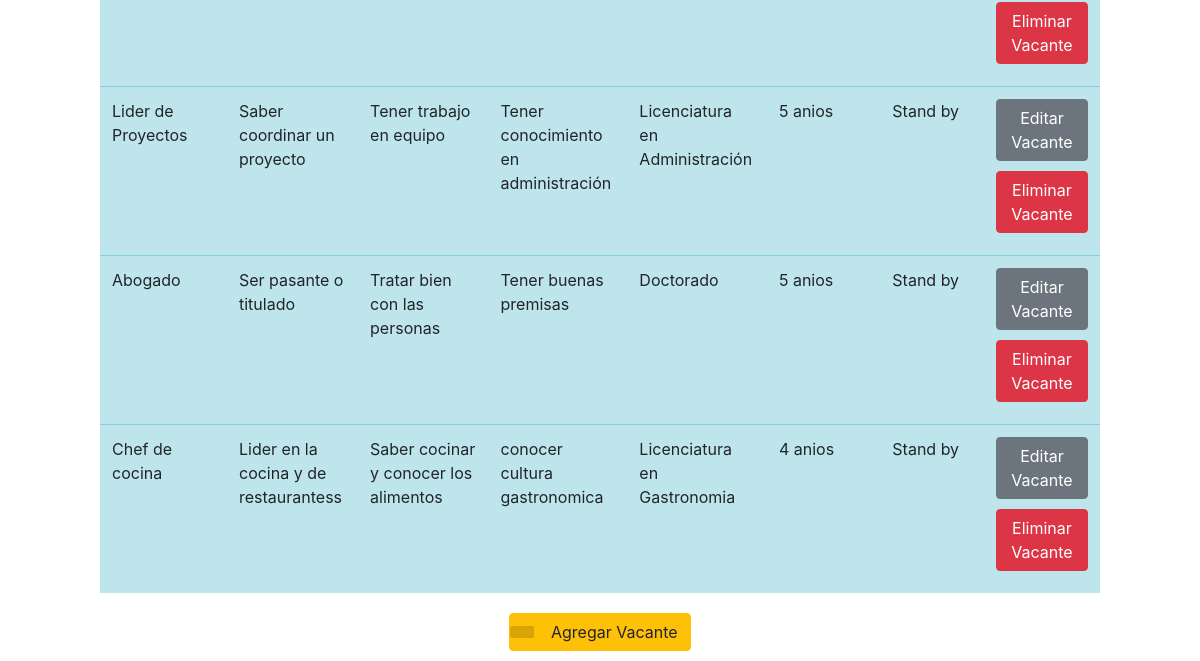
The page /Vacantes/index.php (lower part) on the database as committed earlier.
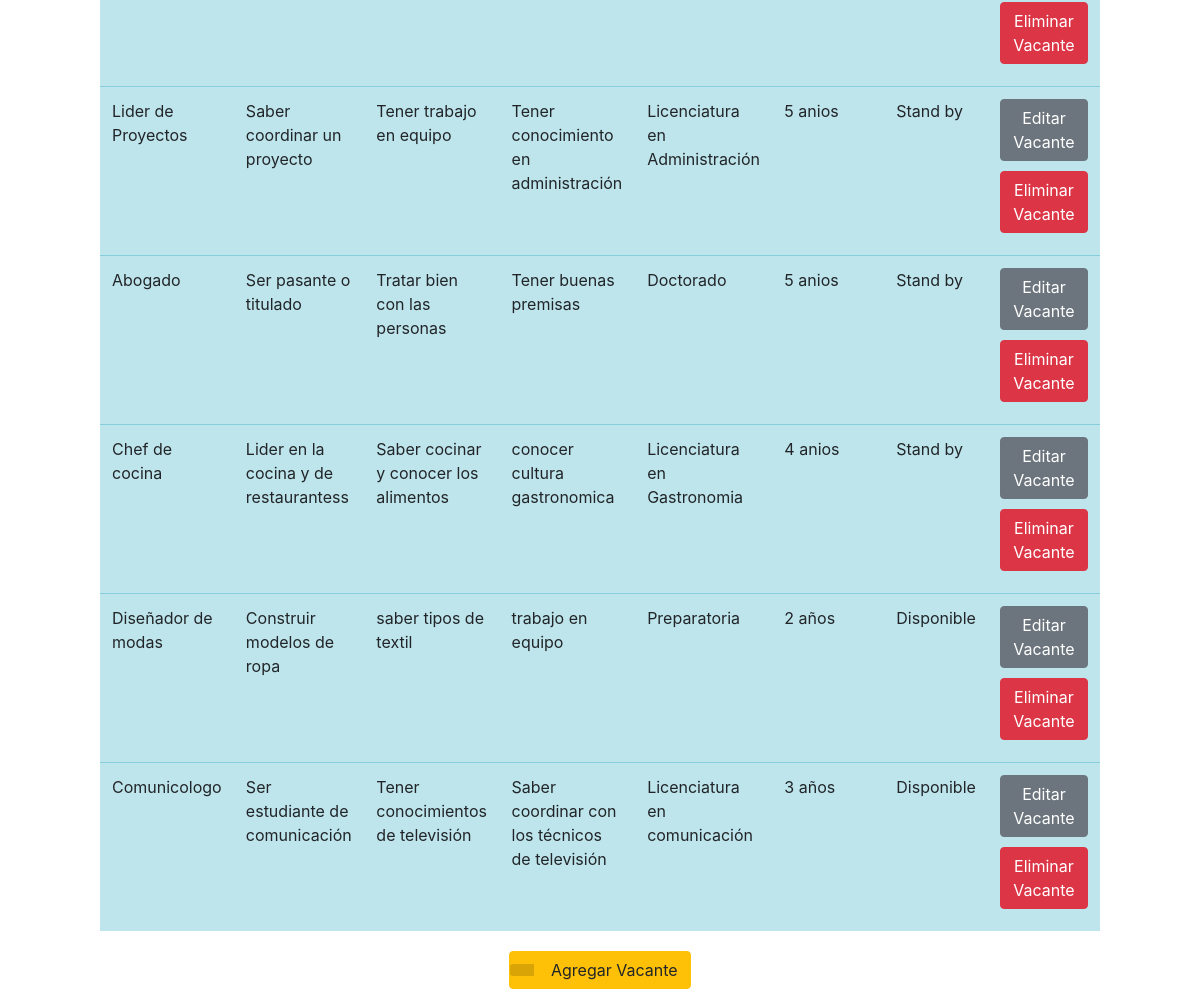
The same page on the database as committed later.
### tables this page shows
CREATE TABLE "vacante" (
	"id"	INTEGER,
	"nombrevac"	TEXT,
	"descripcion" TEXT,
	"habtecreq"	TEXT,
	"habtecdes"	TEXT,
	"escolaridad" TEXT,
	"experiencia" TEXT,
	"estatus" TEXT,
	PRIMARY KEY("id" AUTOINCREMENT)
);

### Vacantes/index.php (the view, shortened to what this page needs)
<?php
include '../conn.php';
$query = "SELECT * FROM vacante";
$result = $db->query($query);
?>
<!DOCTYPE html>
<html>
<head>
<link  rel="stylesheet" href="../css/vacante.css">
<link rel="stylesheet" href="https://cdn.jsdelivr.net/npm/bootstrap@4.6.1/dist/css/bootstrap.min.css">
</head>
<body>
    <div style=" margin: 20px 100px;">
            <table class="table" id ="resultado">
            <?php while($row = $result->fetchArray()) {?>
            <tr class="table-info" id="load-table">
                <td scope="col"><?php echo $row['nombrevac'];?></td>
                <td scope="col"><?php echo $row['descripcion'];?></td>
				<td scope="col"><?php echo $row['habtecreq'];?></td>
                <td scope="col"><?php echo $row['habtecdes'];?></td>
				<td scope="col"><?php echo $row['escolaridad'];?></td>
				<td scope="col"><?php echo $row['experiencia'];?></td>
                <td scope="col"><?php echo $row['estatus'];?></td>
                <td>
                    <a class="btn btn-secondary" id='btnActualizar' href="ActualizarVacante.php?id=<?php echo $row['id'];?>">Editar Vacante</a>
                    <a class="btn btn-danger" id='btnEliminar' onclick="EliminarVacante();" class='delete-btn' href="EliminarVacante.php?id=<?php echo $row['id'];?>"  confirm('Desea eliminar esta vacante');">Eliminar Vacante</a>
                    </td>
            </tr>
            <?php } ?>
        </table>
    </div>
    <div class="d-flex justify-content-center">
    <a  href="AgregarVacante.php" ><button type="button" class="btn btn-labeled btn-warning">
                <span class="btn-label"><i class="glyphicon glyphicon-bookmark"></i></span> Agregar Vacante</button></a>
    </div>
</body>
</html>

Rows that differ between the two databases and show on the page:
added vacante: nombrevac "Diseñador de modas", descripcion "Construir modelos de ropa", habtecreq "saber tipos de textil", habtecdes "trabajo en equipo", escolaridad "Preparatoria", experiencia "2 años", estatus "Disponible"
added vacante: nombrevac "Comunicologo", descripcion "Ser estudiante de comunicación", habtecreq "Tener conocimientos de televisión", habtecdes "Saber coordinar con los técnicos de televisión", escolaridad "Licenciatura en comunicación", experiencia "3 años", estatus "Disponible"
